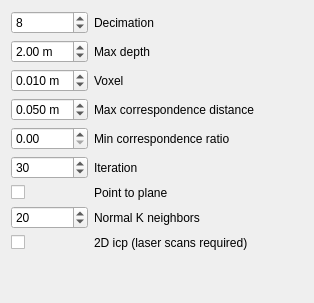
       <widget class="QWidget" name="page">
        <property name="geometry">
         <rect>
          <x>0</x>
          <y>0</y>
          <width>314</width>
          <height>303</height>
         </rect>
        </property>
        <attribute name="label">
         <string>ICP</string>
        </attribute>
        <layout class="QGridLayout" name="gridLayout_4" columnstretch="0,1">
         <item row="0" column="0">
          <widget class="QSpinBox" name="spinBox_icp_decimation">
           <property name="minimum">
            <number>1</number>
           </property>
           <property name="maximum">
            <number>16</number>
           </property>
           <property name="value">
            <number>8</number>
           </property>
          </widget>
         </item>
         <item row="0" column="1">
          <widget class="QLabel" name="label_14">
           <property name="text">
            <string>Decimation</string>
           </property>
          </widget>
         </item>
         <item row="1" column="0">
          <widget class="QDoubleSpinBox" name="doubleSpinBox_icp_maxDepth">
           <property name="suffix">
            <string> m</string>
           </property>
           <property name="decimals">
            <number>2</number>
           </property>
           <property name="maximum">
            <double>100.000000000000000</double>
           </property>
           <property name="value">
            <double>2.000000000000000</double>
           </property>
          </widget>
         </item>
         <item row="1" column="1">
          <widget class="QLabel" name="label_17">
           <property name="text">
            <string>Max depth</string>
           </property>
          </widget>
         </item>
         <item row="2" column="0">
          <widget class="QDoubleSpinBox" name="doubleSpinBox_icp_voxel">
           <property name="suffix">
            <string> m</string>
           </property>
           <property name="decimals">
            <number>3</number>
           </property>
           <property name="maximum">
            <double>1.000000000000000</double>
           </property>
           <property name="value">
            <double>0.010000000000000</double>
           </property>
          </widget>
         </item>
         <item row="2" column="1">
          <widget class="QLabel" name="label_13">
           <property name="text">
            <string>Voxel</string>
           </property>
          </widget>
         </item>
         <item row="4" column="0">
          <widget class="QDoubleSpinBox" name="doubleSpinBox_icp_maxCorrespDistance">
           <property name="suffix">
            <string> m</string>
           </property>
           <property name="decimals">
            <number>3</number>
           </property>
           <property name="minimum">
            <double>0.001000000000000</double>
           </property>
           <property name="maximum">
            <double>1.000000000000000</double>
           </property>
           <property name="value">
            <double>0.050000000000000</double>
           </property>
          </widget>
         </item>
         <item row="4" column="1">
          <widget class="QLabel" name="label_12">
           <property name="text">
            <string>Max correspondence distance</string>
           </property>
          </widget>
         </item>
         <item row="5" column="0">
          <widget class="QDoubleSpinBox" name="doubleSpinBox_icp_minCorrespondenceRatio">
           <property name="suffix">
            <string/>
           </property>
           <property name="decimals">
            <number>2</number>
           </property>
           <property name="minimum">
            <double>0.000000000000000</double>
           </property>
           <property name="maximum">
            <double>1.000000000000000</double>
           </property>
           <property name="value">
            <double>0.000000000000000</double>
           </property>
          </widget>
         </item>
         <item row="5" column="1">
          <widget class="QLabel" name="label_46">
           <property name="text">
            <string>Min correspondence ratio</string>
           </property>
          </widget>
         </item>
         <item row="6" column="0">
          <widget class="QSpinBox" name="spinBox_icp_iteration">
           <property name="minimum">
            <number>1</number>
           </property>
           <property name="maximum">
            <number>1000</number>
           </property>
           <property name="value">
            <number>30</number>
           </property>
          </widget>
         </item>
         <item row="6" column="1">
          <widget class="QLabel" name="label_15">
           <property name="text">
            <string>Iteration</string>
           </property>
          </widget>
         </item>
         <item row="7" column="0">
          <widget class="QCheckBox" name="checkBox_icp_p2plane">
           <property name="text">
            <string/>
           </property>
           <property name="checked">
            <bool>false</bool>
           </property>
          </widget>
         </item>
         <item row="7" column="1">
          <widget class="QLabel" name="label_11">
           <property name="text">
            <string>Point to plane</string>
           </property>
          </widget>
         </item>
         <item row="8" column="0">
          <widget class="QSpinBox" name="spinBox_icp_normalKSearch">
           <property name="minimum">
            <number>1</number>
           </property>
           <property name="maximum">
            <number>1000</number>
           </property>
           <property name="value">
            <number>20</number>
           </property>
          </widget>
         </item>
         <item row="8" column="1">
          <widget class="QLabel" name="label_20">
           <property name="text">
            <string>Normal K neighbors</string>
           </property>
          </widget>
         </item>
         <item row="9" column="0">
          <widget class="QCheckBox" name="checkBox_icp_2d">
           <property name="text">
            <string/>
           </property>
           <property name="checked">
            <bool>false</bool>
           </property>
          </widget>
         </item>
         <item row="9" column="1">
          <widget class="QLabel" name="label_27">
           <property name="text">
            <string>2D icp (laser scans required)</string>
           </property>
          </widget>
         </item>
         <item row="10" column="0">
          <spacer name="verticalSpacer">
           <property name="orientation">
            <enum>Qt::Vertical</enum>
           </property>
           <property name="sizeHint" stdset="0">
            <size>
             <width>20</width>
             <height>40</height>
            </size>
           </property>
          </spacer>
         </item>
        </layout>
       </widget>
